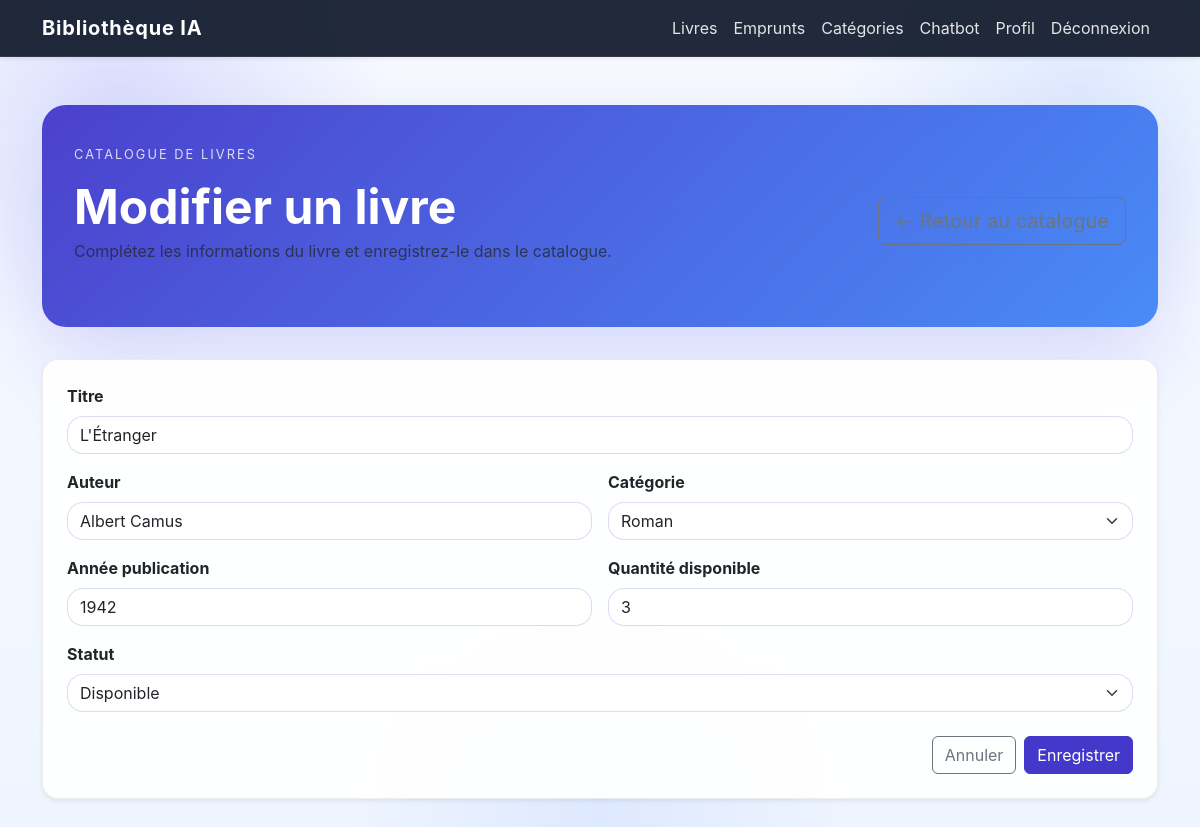
The page /modifier/3/ (signed in) on the database as committed earlier.
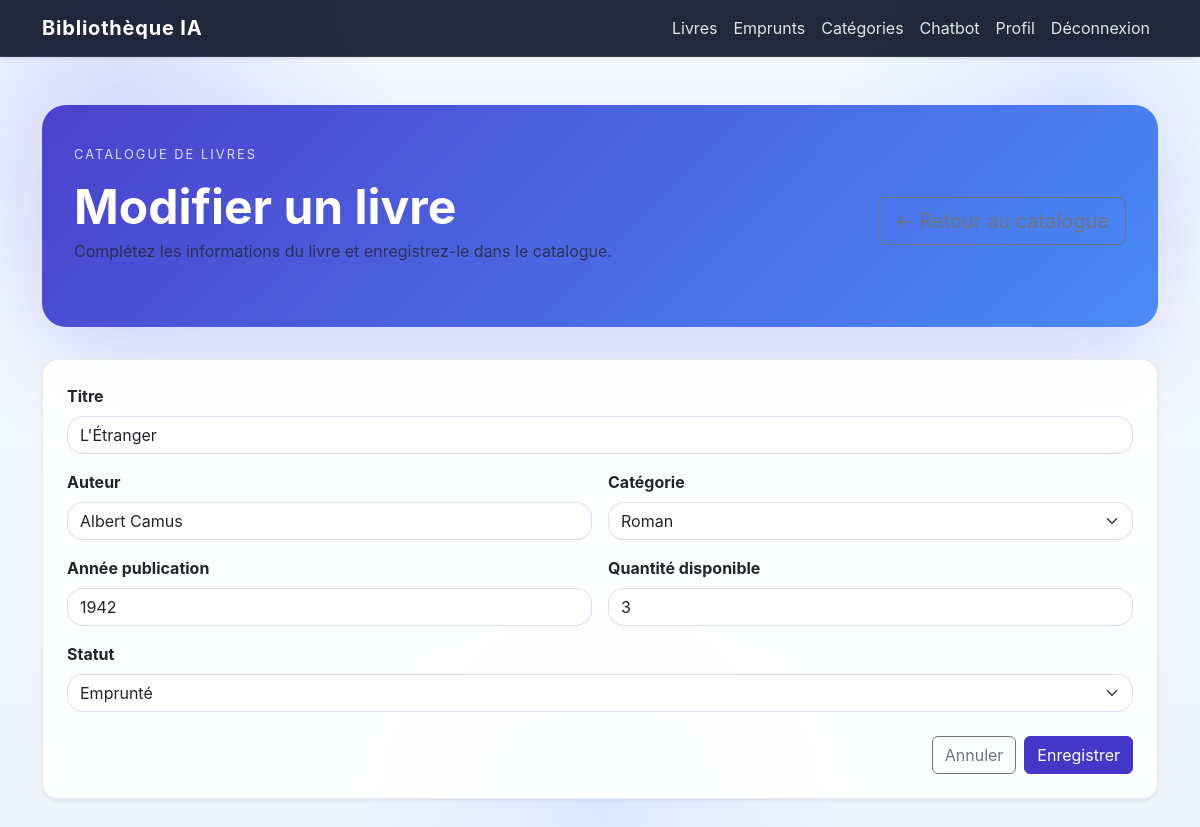
The same page on the database as committed later.
### library/models.py (models this page shows, shortened)
class Livre(models.Model):
    STATUT_CHOICES = [
        ('disponible', 'Disponible'),
        ('emprunte', 'Emprunté'),
        ('reserve', 'Réservé'),
    ]
    titre = models.CharField(max_length=200)
    auteur = models.CharField(max_length=200)
    categorie = models.ForeignKey(
        Categorie,
        on_delete=models.CASCADE
    )
    annee_publication = models.IntegerField()
    quantite_disponible = models.IntegerField(default=1)
    statut = models.CharField(
        max_length=20,
        choices=STATUT_CHOICES,
        default='disponible'
    )

### library/views.py (the view, shortened to what this page needs)
@login_required
def modifier_livre(request, pk):
    livre = get_object_or_404(Livre, pk=pk)
    form = LivreForm(
        request.POST or None,
        instance=livre
    )
    return render(
        request,
        'library/form_livre.html',
        {'form': form}
    )

### library/forms.py
class LivreForm(forms.ModelForm):
    class Meta:
        model = Livre
        fields = '__all__'
        widgets = {
            'titre': forms.TextInput(attrs={
                'class': 'form-control',
                'placeholder': 'Titre du livre'
            }),
            'auteur': forms.TextInput(attrs={
                'class': 'form-control',
                'placeholder': 'Auteur'
            }),
            'categorie': forms.Select(attrs={
                'class': 'form-select'
            }),
            'annee_publication': forms.NumberInput(attrs={
                'class': 'form-control'
            }),
            'quantite_disponible': forms.NumberInput(attrs={
                'class': 'form-control'
            }),
            'statut': forms.Select(attrs={
                'class': 'form-select'
            }),
        }

### library/models.py (called while the page is built)
    def __str__(self):
        return self.nom

### library/templates/library/form_livre.html (shortened to what this page needs)
{% extends 'library/base.html' %} {% block content %}
<div class="page-header">
  <div class="hero-overline">Catalogue de livres</div>
  <div
    class="d-flex flex-column flex-md-row justify-content-between align-items-start align-items-md-center gap-3 mb-4"
  >
    <div>
      <h1 class="fw-bold mb-1">
        {% if form.instance.pk %}Modifier un livre
        {% else %}
        Ajouter un livre
        {%endif %}
      </h1>
      <p class="text-muted mb-0">
        Complétez les informations du livre et enregistrez-le dans le catalogue.
      </p>
    </div>
    <a href="{% url 'liste_livres' %}" class="btn btn-outline-secondary btn-lg"
      >← Retour au catalogue</a
    >
  </div>
</div>
<div class="card shadow-sm rounded-4">
  <div class="card-body p-4">
    <form method="POST">
      <div class="row g-3">
        <div class="col-12">
          <label class="form-label fw-bold">Titre</label>
          {{ form.titre }}
        </div>
        <div class="col-md-6">
          <label class="form-label fw-bold">Auteur</label>
          {{ form.auteur }}
        </div>
        <div class="col-md-6">
          <label class="form-label fw-bold">Catégorie</label>
          {{ form.categorie }}
        </div>
        <div class="col-md-6">
          <label class="form-label fw-bold">Année publication</label>
          {{ form.annee_publication }}
        </div>
        <div class="col-md-6">
          <label class="form-label fw-bold">Quantité disponible</label>
          {{ form.quantite_disponible }}
        </div>
        <div class="col-12">
          <label class="form-label fw-bold">Statut</label>
          {{ form.statut }}
        </div>
      </div>
      <div class="d-flex justify-content-end gap-2 mt-4">
        <a href="{% url 'liste_livres' %}" class="btn btn-outline-secondary"
          >Annuler</a
        >
        <button type="submit" class="btn btn-primary">Enregistrer</button>
      </div>
    </form>
  </div>
</div>
{% endblock %}

Rows that differ between the two databases and show on the page:
changed Livre "L'Étranger": statut "Disponible" → "Emprunté"
